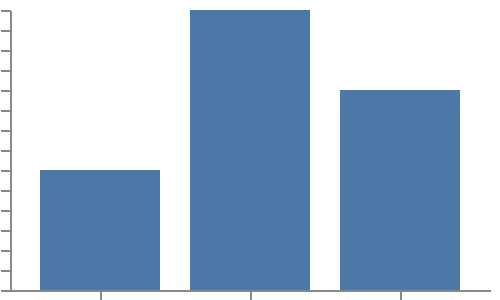

The specification (Vega-Lite) saved for this image:
### Vega specification from a JSON file in a GitHub repository (floating-point values rounded to 4 significant figures)
{"$schema": "https://vega.github.io/schema/vega/v6.json", "width": 240, "height": 140, "padding": 5, "autosize": "none", "data": [{"name": "t", "values": [{"c": "a", "v": 3}, {"c": "b", "v": 7}, {"c": "c", "v": 5}]}], "scales": [{"name": "x", "type": "band", "domain": {"data": "t", "field": "c"}, "range": "width", "padding": 0.2}, {"name": "y", "type": "linear", "domain": {"data": "t", "field": "v"}, "range": "height", "zero": true, "nice": true}], "axes": [{"scale": "x", "orient": "bottom"}, {"scale": "y", "orient": "left"}], "marks": [{"type": "rect", "from": {"data": "t"}, "encode": {"update": {"x": {"scale": "x", "field": "c"}, "width": {"scale": "x", "band": 1}, "y": {"scale": "y", "field": "v"}, "y2": {"scale": "y", "value": 0}, "fill": {"value": "#4c78a8"}}}}]}
